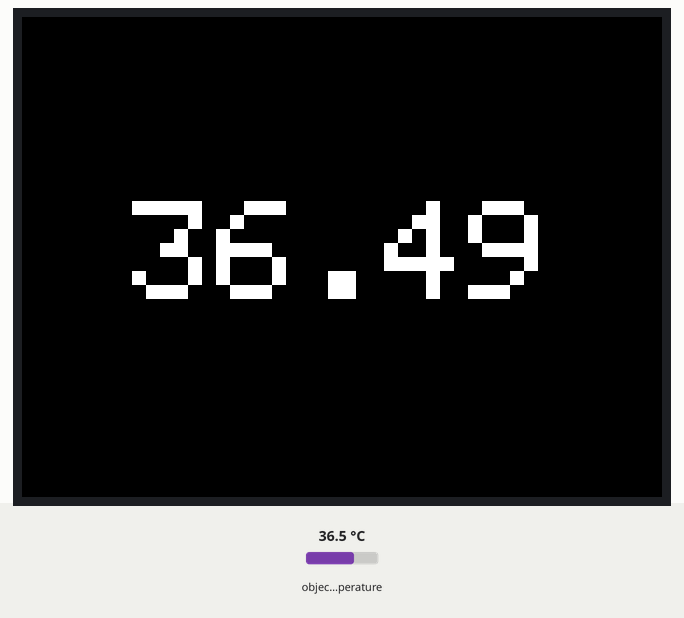
A sketch run on a simulated ESP32. On the bench: 320×240 colour display. The inputs (shaded band) are chosen by the test bench; at power-on: object temperature 36.5 °C.

Above: at 1.3 s.
1.4 s: object temperature set to 20 °C
At 1.8 s:
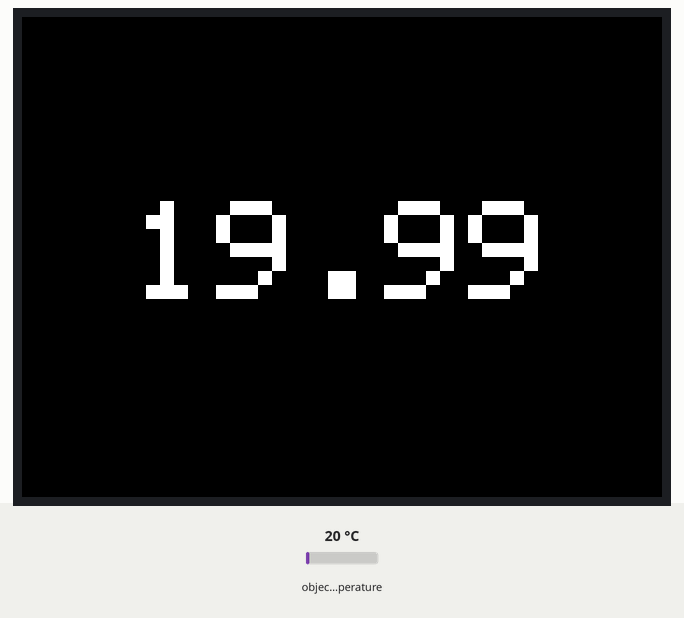
2.9 s: object temperature set to 26 °C
At 4.1 s:
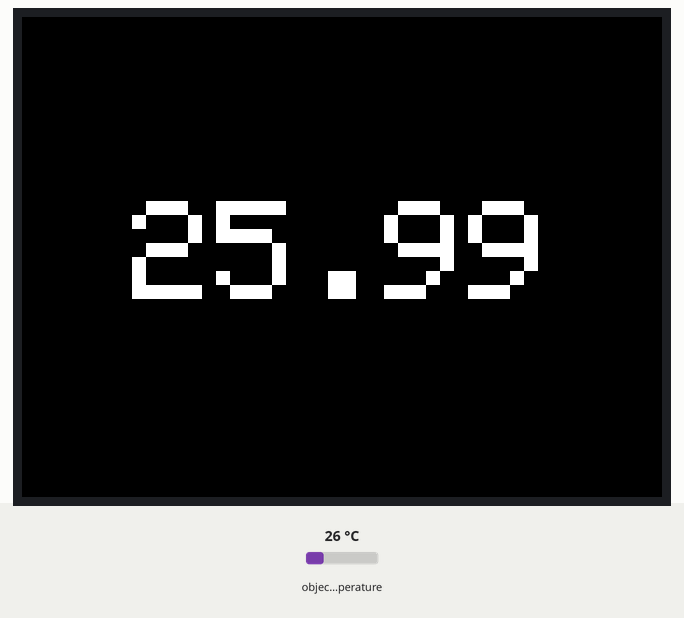
4.4 s: object temperature set to 32 °C
At 5.5 s:
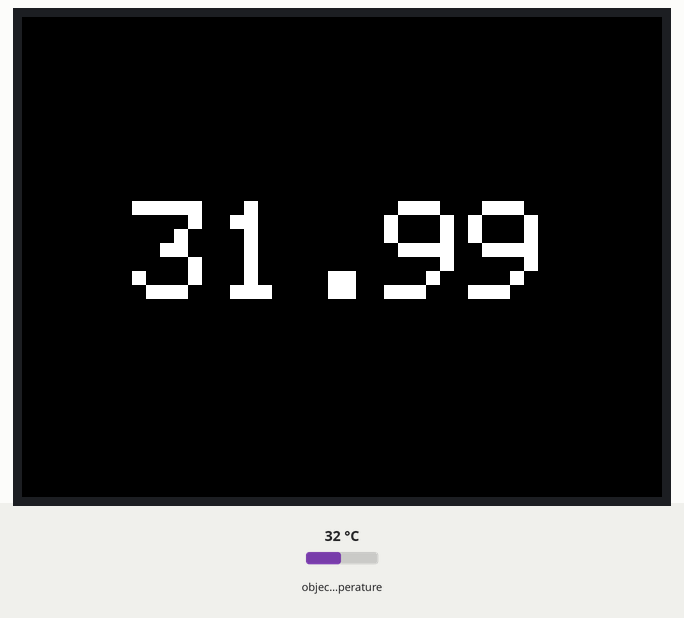
Timing chart, 0 to 7.4 s (numbered marks = the images above; inputs shaded):
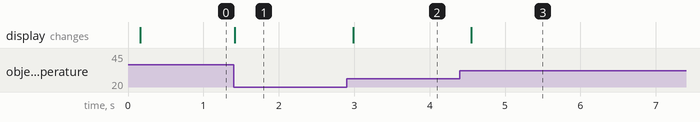

Measured:
- after the input at 1.4 s, the display: changes at once (image 1)
- after the input at 2.9 s, the display: changes after 0.09 s (image 2)
- after the input at 4.4 s, the display: changes after 0.15 s (image 3)

The sketch:

temperature-checker.ino
```cpp
#include <M5Stack.h>
#include <Adafruit_MLX90614.h> // https://github.com/adafruit/Adafruit-MLX90614-Library

Adafruit_MLX90614 _mlx = Adafruit_MLX90614();

int _xpos;
int _ypos;
char _buffer[20];

void setup()
{
    M5.begin();
    M5.Power.begin();
    M5.Lcd.setTextSize(7);
    M5.Lcd.setTextDatum(4);

    _xpos = M5.Lcd.width() / 2;
    _ypos = M5.Lcd.height() / 2;

    _mlx.begin();
}

void loop()
{
    snprintf(_buffer, sizeof(_buffer), "%4.2lf", _mlx.readObjectTempC());
    M5.Lcd.drawString(_buffer, _xpos, _ypos, 1);

    delay(300);
}
```
